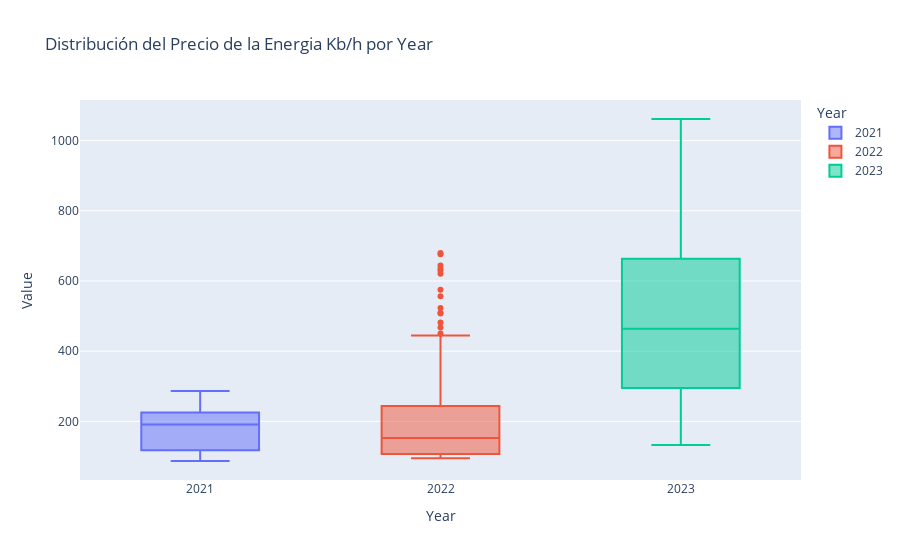

Notebook code for this chart:
### Markdown cell above
### Analizando la tendencia del Precio de la energía Diario

### Code cell
px.box(df_precio_dia,y="Value",x="Year",title="Distribución del Precio de la Energia Kb/h por Year",color="Year")

### Figure 1 — Plotly figure (JSON) as saved in the notebook; plotly's stock layout.template omitted (floating-point values rounded to 4 significant figures; data arrays with more than 128 entries replaced by an {"elided": "..."} marker saying what was removed)
{"data": [{"alignmentgroup": "True", "hovertemplate": "Year=%{x}<br>Value=%{y}<extra></extra>", "legendgroup": "2021", "marker": {"color": "#636efa"}, "name": "2021", "notched": false, "offsetgroup": "2021", "orientation": "v", "showlegend": true, "type": "box", "x": [2021, 2021, 2021, 2021, 2021, 2021, 2021, 2021, 2021, 2021, 2021, 2021, 2021, 2021, 2021, 2021, 2021, 2021, 2021, 2021, 2021, 2021, 2021, 2021, 2021, 2021, 2021, 2021, 2021, 2021, 2021, 2021, 2021, 2021, 2021, 2021, 2021, 2021, 2021, 2021, 2021, 2021, 2021, 2021, 2021, 2021, 2021, 2021, 2021, 2021, 2021, 2021, 2021, 2021, 2021, 2021, 2021, 2021, 2021, 2021, 2021, 2021, 2021, 2021, 2021, 2021, 2021, 2021], "x0": " ", "xaxis": "x", "y": [216.9, 256.9, 282.1, 286.5, 278.2, 261.5, 235.9, 229.3, 219.5, 221.3, 225.1, 223.1, 208.5, 205.5, 191.5, 220.5, 217.2, 224.3, 240.1, 230.9, 233.9, 220.0, 227.0, 225.4, 227.5, 214.1, 200.8, 178.6, 164.8, 156.7, 144.6, 196.2, 179.5, 191.5, 204.6, 200.6, 256.2, 260.8, 276.7, 266.6, 136.6, 117.2, 121.5, 121.6, 108.2, 87.9, 89.28, 108.5, 118.2, 111.1, 122.2, 110.9, 133.2, 101.0, 87.28, 120.5, 92.87, 146.4, 93.16, 96.77, 89.94, 143.2, 116.9, 157.1, 152.1, 87.85, 87.26, 87.56], "y0": " ", "yaxis": "y"}, {"alignmentgroup": "True", "hovertemplate": "Year=%{x}<br>Value=%{y}<extra></extra>", "legendgroup": "2022", "marker": {"color": "#EF553B"}, "name": "2022", "notched": false, "offsetgroup": "2022", "orientation": "v", "showlegend": true, "type": "box", "x": {"elided": "303 int values"}, "x0": " ", "xaxis": "x", "y": {"elided": "303 float values"}, "y0": " ", "yaxis": "y"}, {"alignmentgroup": "True", "hovertemplate": "Year=%{x}<br>Value=%{y}<extra></extra>", "legendgroup": "2023", "marker": {"color": "#00cc96"}, "name": "2023", "notched": false, "offsetgroup": "2023", "orientation": "v", "showlegend": true, "type": "box", "x": {"elided": "273 int values"}, "x0": " ", "xaxis": "x", "y": {"elided": "273 float values"}, "y0": " ", "yaxis": "y"}], "layout": {"boxmode": "overlay", "legend": {"title": {"text": "Year"}, "tracegroupgap": 0}, "title": {"text": "Distribución del Precio de la Energia Kb/h por Year"}, "xaxis": {"anchor": "y", "categoryarray": [2021, 2022, 2023], "categoryorder": "array", "domain": [0, 1], "title": {"text": "Year"}}, "yaxis": {"anchor": "x", "domain": [0, 1], "title": {"text": "Value"}}}}
